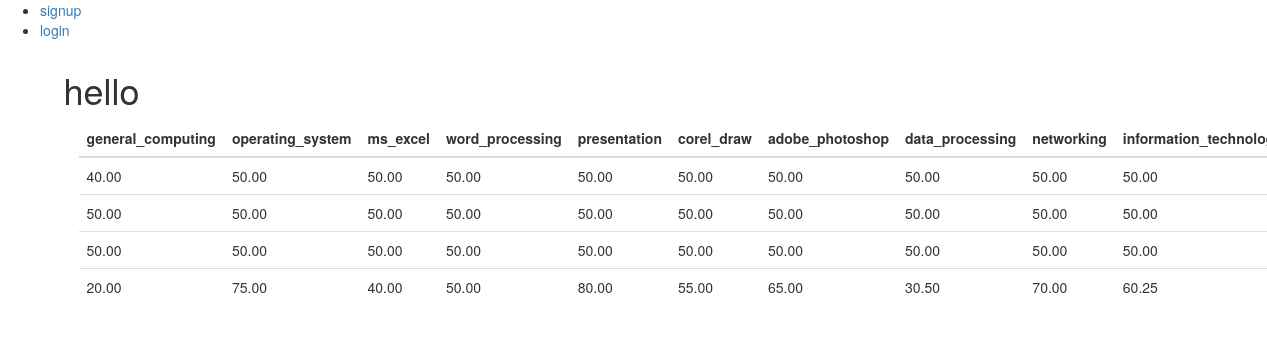
The page / on the database its author committed.
### game/models.py (models this page shows, shortened)
class Course(models.Model):
    total = models.IntegerField()
    general_computing = models.DecimalField(max_digits=5, decimal_places=2)
    operating_system = models.DecimalField(max_digits=5, decimal_places=2)
    ms_excel = models.DecimalField(max_digits=5, decimal_places=2)
    word_processing = models.DecimalField(max_digits=5, decimal_places=2)
    presentation = models.DecimalField(max_digits=5, decimal_places=2)
    corel_draw = models.DecimalField(max_digits=5, decimal_places=2)
    adobe_photoshop = models.DecimalField(max_digits=5, decimal_places=2)
    data_processing = models.DecimalField(max_digits=5, decimal_places=2)
    networking = models.DecimalField(max_digits=5, decimal_places=2)
    information_technology = models.DecimalField(max_digits=5, decimal_places=2)
    student = models.ForeignKey(CustomUser, on_delete=models.CASCADE)

### game/views.py (the view)
# urls.py: 2. Add a URL to urlpatterns:  path('', Home.as_view(), name='home')
class Home(ListView):
    model = Course
    template_name = 'game/home.html'
    context_object_name = 'courses'

### game/templates/game/home.html
{% extends 'game/base.html' %}
{% block content %}
    <h1>hello {{user.username}}</h1>
    <div class="container">
        <table class="table">
          <thead>
            <tr>
              <th>general_computing</th>
              <th>operating_system</th>
              <th>ms_excel</th>
              <th>word_processing</th>
              <th>presentation</th>
              <th>corel_draw</th>
              <th>adobe_photoshop</th>
              <th>data_processing</th>
              <th>networking</th>
              <th>information_technology</th>
            </tr>
          </thead>
          <tbody>
            {% for course in courses %}
            <tr>
              <td>{{course.general_computing}}</td>
              <td>{{course.operating_system}}</td>
              <td>{{course.ms_excel}}</td>
              <td>{{course.word_processing}}</td>
              <td>{{course.presentation}}</td>
              <td>{{course.corel_draw}}</td>
              <td>{{course.adobe_photoshop}}</td>
              <td>{{course.data_processing}}</td>
              <td>{{course.networking}}</td>
              <td>{{course.information_technology}}</td>
            </tr>
    {% endfor %}
        </table>
{% endblock content %}

### game/templates/game/base.html (shortened to what this page needs)
<!DOCTYPE html>
<html lang="en">
<head>
  <link rel="stylesheet" href="https://maxcdn.bootstrapcdn.com/bootstrap/3.4.1/css/bootstrap.min.css">
</head>
<body>
  <nav>
    <ul>
      {% if user.is_authenticated %}
      <li><a href="{% url 'account_logout' %}">logout</a></li>
      {% else %}
      <li><a href="{% url 'account_signup' %}">signup</a></li>
      <li><a href="{% url 'account_login' %}">login</a></li>
      {% endif %}
    </ul>
  </nav>
    <div class="container">
        {%block content %}
        {% endblock content %}
    </div>
</body>
</html>

### rows shown on the page
Course: general_computing "40.00", operating_system "50.00", ms_excel "50.00", word_processing "50.00", presentation "50.00", corel_draw "50.00", adobe_photoshop "50.00", data_processing "50.00", networking "50.00", information_technology "50.00"
Course: general_computing "50.00", operating_system "50.00", ms_excel "50.00", word_processing "50.00", presentation "50.00", corel_draw "50.00", adobe_photoshop "50.00", data_processing "50.00", networking "50.00", information_technology "50.00"
Course: general_computing "50.00", operating_system "50.00", ms_excel "50.00", word_processing "50.00", presentation "50.00", corel_draw "50.00", adobe_photoshop "50.00", data_processing "50.00", networking "50.00", information_technology "50.00"
Course: general_computing "20.00", operating_system "75.00", ms_excel "40.00", word_processing "50.00", presentation "80.00", corel_draw "55.00", adobe_photoshop "65.00", data_processing "30.50", networking "70.00", information_technology "60.25"
